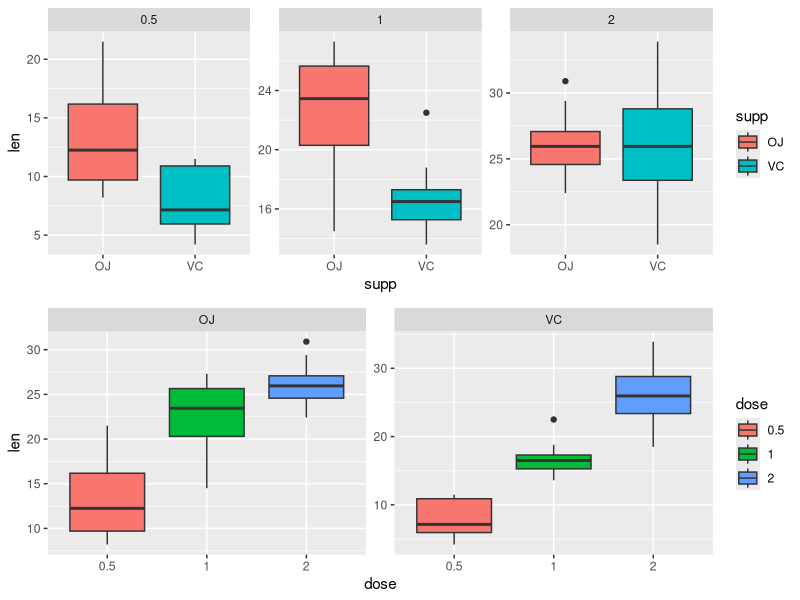

Recreate this plot in R. (Note: this script raises an error after producing the figure.)
## ---- chunk 1
knitr::opts_chunk$set(echo = TRUE)
## ---- chunk 2
library(ggplot2)
library(ggpubr)
## ---- chunk 3
data <- ToothGrowth
data$dose <- as.factor(data$dose)
head(data)
summary(data)
## ---- chunk 4
p <- ggplot(data = data, aes(x = supp, y = len )) + geom_boxplot(aes(fill=supp)) +  facet_wrap( ~ dose, scales = "free")
p2 <- ggplot(data = data, aes(x = dose, y = len )) + geom_boxplot(aes(fill=dose)) +  facet_wrap( ~ supp, scales = "free")
ggarrange(p,p2, ncol = 1, nrow = 2)
## ---- chunk 5
t1 <- t.test(len ~ supp, data = data[data$dose == 0.5,], paired = FALSE, var.equal = TRUE)
t2 <-t.test(len ~ supp, data = data[data$dose == 1,], paired = FALSE, var.equal = TRUE)
t3 <- t.test(len ~ supp, data = data[data$dose == 2,], paired = FALSE, var.equal = TRUE)


t4 <-t.test(len ~ dose, data = data[data$supp == "VC" & (data$dose == 0.5 | data$dose == 1),], paired = FALSE, var.equal = TRUE)
t5 <-t.test(len ~ dose, data = data[data$supp == "VC" & (data$dose == 0.5 | data$dose == 2),], paired = FALSE, var.equal = TRUE)
t6 <-t.test(len ~ dose, data = data[data$supp == "VC" & (data$dose == 1 | data$dose == 2),], paired = FALSE, var.equal = TRUE)

t7 <-t.test(len ~ dose, data = data[data$supp == "OJ" & (data$dose == 0.5 | data$dose == 1),], paired = FALSE, var.equal = TRUE)
t8 <-t.test(len ~ dose, data = data[data$supp == "OJ" & (data$dose == 0.5 | data$dose == 2),], paired = FALSE, var.equal = TRUE)
t9 <-t.test(len ~ dose, data = data[data$supp == "OJ" & (data$dose == 1 | data$dose == 2),], paired = FALSE, var.equal = TRUE)
## ---- chunk 6
sprintf("Test 1: T Value = %f, Confidence Interval = [%f,%f] ", t1$statistic,t1$conf.int[1],t1$conf.int[2])
sprintf("Test 2: T Value = %f, Confidence Interval = [%f,%f] ", t2$statistic,t2$conf.int[1],t2$conf.int[2])
sprintf("Test 3: T Value = %f, Confidence Interval = [%f,%f] ", t3$statistic,t3$conf.int[1],t3$conf.int[2])
sprintf("Test 4: T Value = %f, Confidence Interval = [%f,%f] ", t4$statistic,t4$conf.int[1],t4$conf.int[2])
sprintf("Test 5: T Value = %f, Confidence Interval = [%f,%f] ", t5$statistic,t5$conf.int[1],t5$conf.int[2])
sprintf("Test 6: T Value = %f, Confidence Interval = [%f,%f] ", t6$statistic,t6$conf.int[1],t6$conf.int[2])
sprintf("Test 7: T Value = %f, Confidence Interval = [%f,%f] ", t7$statistic,t7$conf.int[1],t7$conf.int[2])
sprintf("Test 8: T Value = %f, Confidence Interval = [%f,%f] ", t8$statistic,t8$conf.int[1],t8$conf.int[2])
sprintf("Test 9: T Value = %f, Confidence Interval = [%f,%f] ", t9$statistic,t9$conf.int[1],t9$conf.int[2])
